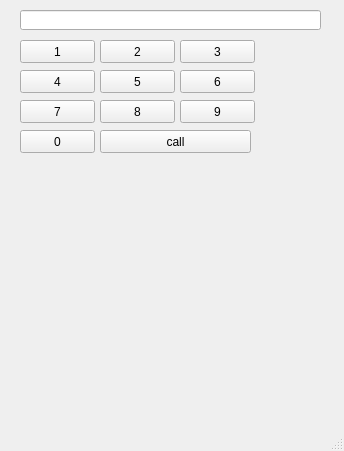
<?xml version="1.0" encoding="UTF-8"?>
<ui version="4.0">
 <class>MainWindow</class>
 <widget class="QMainWindow" name="MainWindow">
  <property name="geometry">
   <rect>
    <x>0</x>
    <y>0</y>
    <width>344</width>
    <height>451</height>
   </rect>
  </property>
  <property name="windowTitle">
   <string>MainWindow</string>
  </property>
  <widget class="QWidget" name="centralwidget">
   <widget class="QLineEdit" name="le">
    <property name="geometry">
     <rect>
      <x>20</x>
      <y>10</y>
      <width>301</width>
      <height>20</height>
     </rect>
    </property>
   </widget>
   <widget class="QPushButton" name="pb1">
    <property name="geometry">
     <rect>
      <x>20</x>
      <y>40</y>
      <width>75</width>
      <height>23</height>
     </rect>
    </property>
    <property name="text">
     <string>1</string>
    </property>
   </widget>
   <widget class="QPushButton" name="pb2">
    <property name="geometry">
     <rect>
      <x>100</x>
      <y>40</y>
      <width>75</width>
      <height>23</height>
     </rect>
    </property>
    <property name="text">
     <string>2</string>
    </property>
   </widget>
   <widget class="QPushButton" name="pb3">
    <property name="geometry">
     <rect>
      <x>180</x>
      <y>40</y>
      <width>75</width>
      <height>23</height>
     </rect>
    </property>
    <property name="text">
     <string>3</string>
    </property>
   </widget>
   <widget class="QPushButton" name="pb6">
    <property name="geometry">
     <rect>
      <x>180</x>
      <y>70</y>
      <width>75</width>
      <height>23</height>
     </rect>
    </property>
    <property name="text">
     <string>6</string>
    </property>
   </widget>
   <widget class="QPushButton" name="pb4">
    <property name="geometry">
     <rect>
      <x>20</x>
      <y>70</y>
      <width>75</width>
      <height>23</height>
     </rect>
    </property>
    <property name="text">
     <string>4</string>
    </property>
   </widget>
   <widget class="QPushButton" name="pb5">
    <property name="geometry">
     <rect>
      <x>100</x>
      <y>70</y>
      <width>75</width>
      <height>23</height>
     </rect>
    </property>
    <property name="text">
     <string>5</string>
    </property>
   </widget>
   <widget class="QPushButton" name="pb9">
    <property name="geometry">
     <rect>
      <x>180</x>
      <y>100</y>
      <width>75</width>
      <height>23</height>
     </rect>
    </property>
    <property name="text">
     <string>9</string>
    </property>
   </widget>
   <widget class="QPushButton" name="pb7">
    <property name="geometry">
     <rect>
      <x>20</x>
      <y>100</y>
      <width>75</width>
      <height>23</height>
     </rect>
    </property>
    <property name="text">
     <string>7</string>
    </property>
   </widget>
   <widget class="QPushButton" name="pb8">
    <property name="geometry">
     <rect>
      <x>100</x>
      <y>100</y>
      <width>75</width>
      <height>23</height>
     </rect>
    </property>
    <property name="text">
     <string>8</string>
    </property>
   </widget>
   <widget class="QPushButton" name="pb0">
    <property name="geometry">
     <rect>
      <x>20</x>
      <y>130</y>
      <width>75</width>
      <height>23</height>
     </rect>
    </property>
    <property name="text">
     <string>0</string>
    </property>
   </widget>
   <widget class="QPushButton" name="pbcall">
    <property name="geometry">
     <rect>
      <x>100</x>
      <y>130</y>
      <width>151</width>
      <height>23</height>
     </rect>
    </property>
    <property name="text">
     <string>call</string>
    </property>
   </widget>
  </widget>
  <widget class="QMenuBar" name="menubar">
   <property name="geometry">
    <rect>
     <x>0</x>
     <y>0</y>
     <width>344</width>
     <height>21</height>
    </rect>
   </property>
  </widget>
  <widget class="QStatusBar" name="statusbar"/>
 </widget>
 <resources/>
 <connections/>
</ui>
